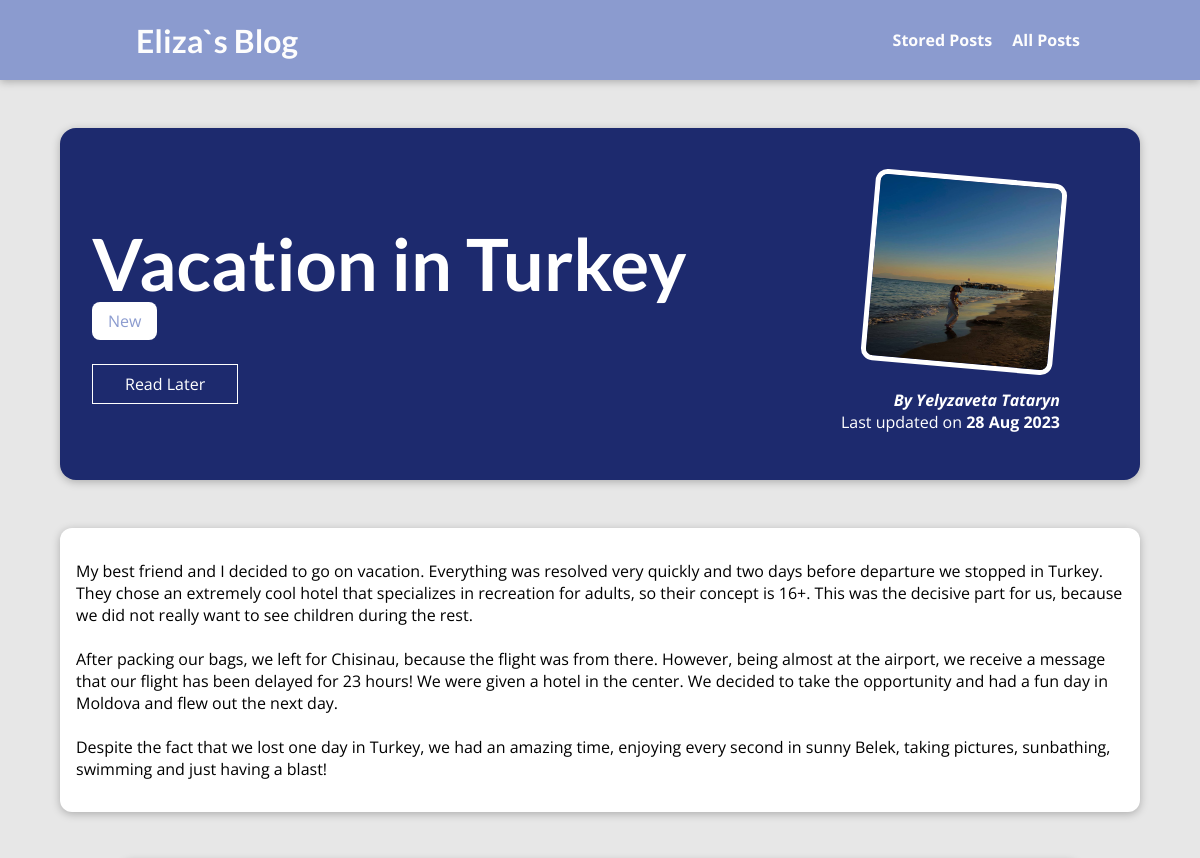
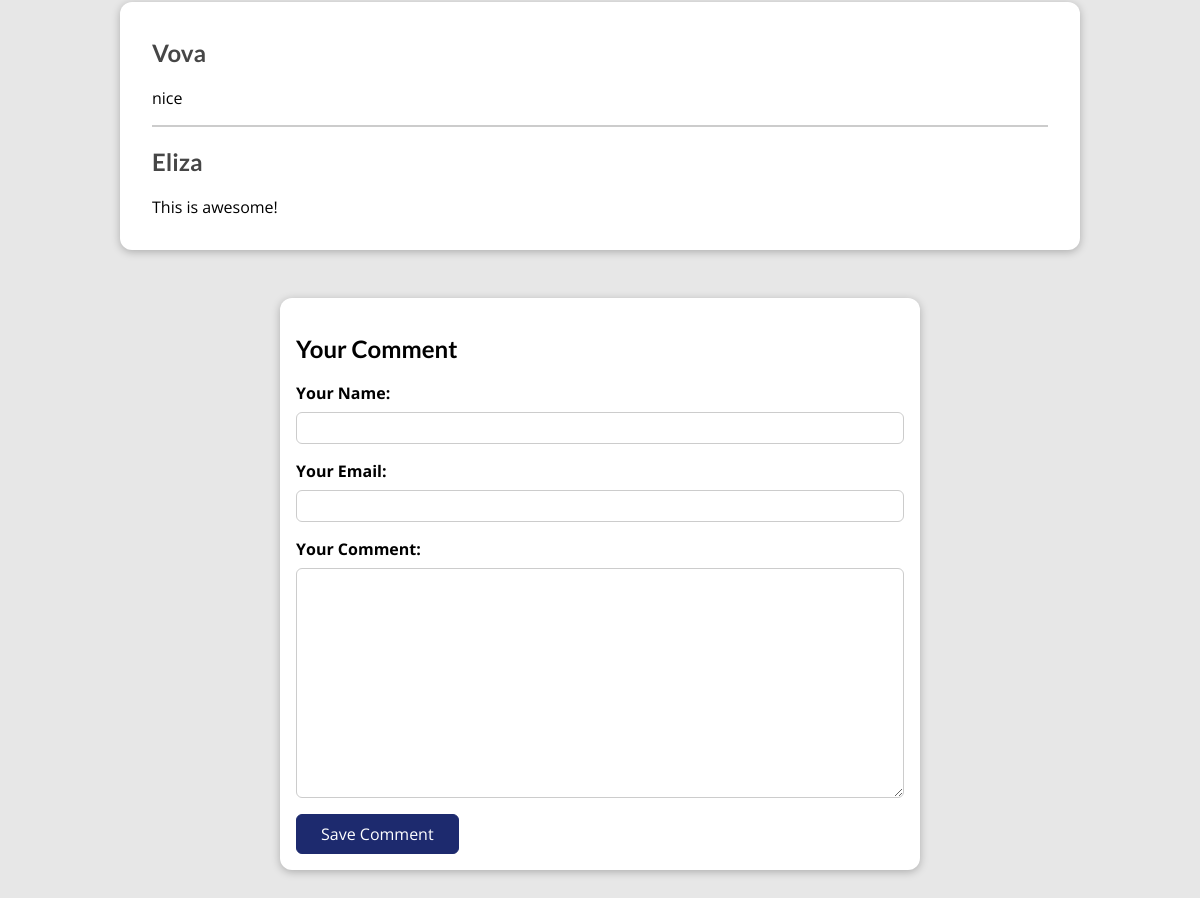
Page /posts/vacation-in-Turkey on the committed database (2 pictures, top to bottom).
### blog/models.py (models this page shows, shortened)
class Post(models.Model):
    title = models.CharField(max_length=150)
    excerpt = models.CharField(max_length=200)
    image = models.ImageField(upload_to="posts", null=True)
    date = models.DateField(auto_now=True)
    slug = models.SlugField(unique=True, db_index=True)
    content = models.TextField(validators=[MinLengthValidator(10)])
    author = models.ForeignKey(
        Author, on_delete=models.SET_NULL, null=True, related_name="posts")
    tags = models.ManyToManyField(Tag)

class Tag(models.Model):
    caption = models.CharField(max_length=20)

class Author(models.Model):
    first_name = models.CharField(max_length=100)
    last_name = models.CharField(max_length=100)
    email_address = models.EmailField()
    def full_name(self):
        return f"{self.first_name} {self.last_name}"
    def __str__(self):
        return self.full_name()

class Comment(models.Model):
    user_name = models.CharField(max_length=120)
    user_email = models.EmailField()
    text = models.TextField(max_length=400)
    post = models.ForeignKey(
        Post, on_delete=models.CASCADE, related_name="comments")

### blog/views.py (the view, shortened to what this page needs)
# urls.py: path("posts/<slug:slug>", views.SinglePostView.as_view(),
class SinglePostView(View):
    def is_stored_post(self, request, post_id):
        stored_posts = request.session.get("stored_posts")
        if stored_posts is not None:
          is_saved_for_later = post_id in stored_posts
        else:
          is_saved_for_later = False
        return is_saved_for_later
    def get(self, request, slug):
        post = Post.objects.get(slug=slug)
        context = {
            "post": post,
            "post_tags": post.tags.all(),
            "comment_form": CommentForm(),
            "comments": post.comments.all().order_by("-id"),
            "saved_for_later": self.is_stored_post(request, post.id)
        }
        return render(request, "blog/post-detail.html", context)

### blog/forms.py
class CommentForm(forms.ModelForm):
    class Meta:
        model = Comment
        exclude = ["post"]
        labels = {
          "user_name": "Your Name",
          "user_email": "Your Email",
          "text": "Your Comment"
        }

### blog/templates/blog/post-detail.html (shortened to what this page needs)
{% extends "base.html" %}
{% load static %}
{% block css_files %}
<link rel="stylesheet" href="{% static "blog/post-detail.css" %}" />
{% endblock %}
{% block content %}
<section id="summary">
  <h2>{{ post.title }}</h2>
  <div>
    {% for tag in post_tags %}
      <span class="tag">{{ tag.caption }}</span>
    {% endfor %}
  </div>
  <div id="read-later">
    <form action="{% url "read-later" %}" method="POST">
      <button>
        {% if saved_for_later %}
          Remove from "Read Later" List
        {% else %}
          Read Later
        {% endif %}
      </button>
    </form>
  </div>
  <article>
    <img src="{{ post.image.url }}" alt="{{ post.title }}" />
    <address>By <a href="mailto:{{ post.author.email_address }}">{{ post.author }}</a></address>
    <div>Last updated on <time>{{ post.date|date:"d M Y" }}</time></div>
  </article>
</section>
<main>
  {{ post.content|linebreaks }}
</main>
<section id="comments">
  <ul>
    {% for comment in comments %}
      <li>
        <h2>{{ comment.user_name }}</h2>
        <p>{{ comment.text|linebreaks }}</p>
      </li>
    {% endfor %}
  </ul>
</section>
<section id="comment-form">
  <h2>Your Comment</h2>
  <form action="{% url "post-detail-page" post.slug %}" method="POST">
    {% for form_field in comment_form %}
      <div class="form-control {% if form_field.errors %}invalid{% endif %}">
        {{ form_field.label_tag }}
        {{ form_field }}
      </div>
    {% endfor %}
    <button>Save Comment</button>
  </form>
</section>
{% endblock %}

### templates/base.html (shortened to what this page needs)
{% load static %}
<!DOCTYPE html>
<html lang="en">
<head>
  <link rel="stylesheet" href="{% static "app.css" %}">
  {% block css_files %}{% endblock %}
</head>
<body>
  <header id="main-navigation">
    <h1><a href="{% url "starting-page" %}">Eliza`s Blog</a></h1>
    <nav>
      <a href="{% url "read-later" %}">Stored Posts</a>
      <a href="{% url "posts-page" %}">All Posts</a>
    </nav>
</header>
  {% block content %}
  {% endblock %}
</body>
</html>

### static/app.css (style rules this page uses)
* { box-sizing: border-box; }
html { font-family: 'Open Sans', 'Lato', sans-serif; }
body { margin: 0; }
h1, h2, h3 { font-family: 'Lato', sans-serif; font-weight: bold; }
#main-navigation { width: 100%; height: 5rem; display: flex; justify-content: space-between; align-items: center; padding: 0 10%; position: absolute; top: 0; left: 0; }
#main-navigation a { text-decoration: none; color: white; font-weight: bold; }
#main-navigation a { text-decoration: none; color: rgb(253, 253, 253); font-weight: bold; margin-left: 1rem; }

### blog/static/blog/post-detail.css (style rules this page uses)
body { background-color: #e7e7e7; }
#main-navigation { background-color: #8b9bcf; box-shadow: 0 2px 8px rgba(0, 0, 0, 0.25); }
#summary { margin: 8rem auto 3rem auto; padding: 2rem; width: 90%; max-width: 90rem; border-radius: 16px; background-color: #1d2a6e; position: relative; box-shadow: 0 2px 8px rgba(0, 0, 0, 0.25); height: 22rem; }
#summary h2 { color: white; font-size: 4.5rem; margin-bottom: 0.25rem; }
#summary article { position: absolute; top: 2rem; right: 3rem; padding: 1rem 2rem; border-radius: 12px; text-align: right; color: white; }
#summary article img { width: 12rem; height: 12rem; border-radius: 12px; transform: rotateZ(5deg); border: 5px solid white; margin-bottom: 1rem; }
#summary address { font-weight: bold; }
#summary a { color: white; text-decoration: none; }
#summary time { font-weight: bold; }
#read-later { margin: 2rem 0; }
#read-later button { background-color: transparent; border: 1px solid white; padding: 0.5rem 2rem; font: inherit; color: white; cursor: pointer; }
main { width: 90%; max-width: 90rem; margin: 3rem auto; background-color: white; padding: 1rem; border-radius: 12px; box-shadow: 0 2px 8px rgba(0, 0, 0, 0.25); }
.tag { background-color: white; color: #8b9bcf; padding: 0.5rem 1rem; border-radius: 8px; }
#comment-form { margin: 3rem auto; width: 90%; max-width: 40rem; border-radius: 12px; background-color: white; box-shadow: 0 2px 8px rgba(0, 0, 0, 0.25); padding: 1rem; }
#comment-form button { font: inherit; background-color: #1d2a6e; color: white; border: 1px solid #1d2a6e; padding: 0.5rem 1.5rem; border-radius: 6px; cursor: pointer; }
.form-control { margin-bottom: 1rem; }
.form-control label { font-weight: bold; margin-bottom: 0.5rem; display: block; }
.form-control input, .form-control textarea { display: block; width: 100%; font: inherit; padding: 0.25rem; border-radius: 6px; border: 1px solid #ccc; }
#comments { margin: 3rem auto; width: 90%; max-width: 60rem; border-radius: 12px; background-color: white; box-shadow: 0 2px 8px rgba(0, 0, 0, 0.25); padding: 1rem 2rem; }
#comments ul { list-style: none; margin: 0; padding: 0; }
#comments li { margin-bottom: 1rem; border-bottom: 2px solid #ccc; }
#comments li:last-of-type { border-bottom: none; }
#comments h2 { color: #464646; }

### rows in the picture
Post: title "Vacation in Turkey", image (picture), author "Yelyzaveta Tataryn", date "28 Aug 2023", content "My best friend and I decided to go on vacation. Everything was resolved very quickly and two days before departure we stopped in Turkey. They chose an extremely cool hotel that specializes in recreation for adults, so their concept is 16+. This was the decisive part for us, because we did not really want to see children during the rest. After packing our bags, we left for Chisinau, because the flight was from there. However, being almost at the airport, we receive a message that our flight has been delayed for 23 hours! We were given a hotel in the center. We decided to take the opportunity and had a fun day in Moldova and flew out the next day. Despite the fact that we lost one day in…"
Tag: caption "New"
Comment: user_name "Vova", text "nice"
Comment: user_name "Eliza", text "This is awesome!"
